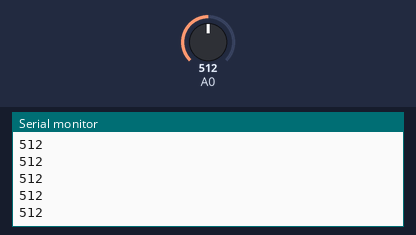
This sketch was run on a simulated Arduino Uno, built for the host (arithmetic inside an expression is 32-bit, double 64-bit). Shown: the last lines printed to the serial monitor. Inputs (shaded band) come from the test bench; at power-on: A0 = 512.

Above: at 1.2 s.
1.3 s: A0 set to 716
At 2.3 s:
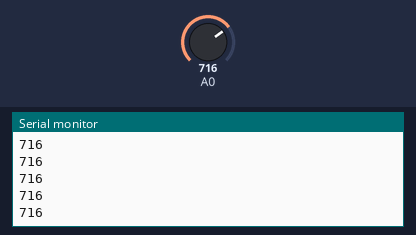
2.8 s: A0 set to 900
At 3.8 s:
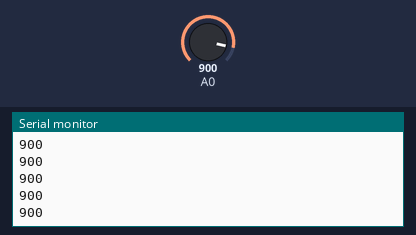
Timing chart, 0 to 5.8 s (numbered marks = the images above; inputs shaded):
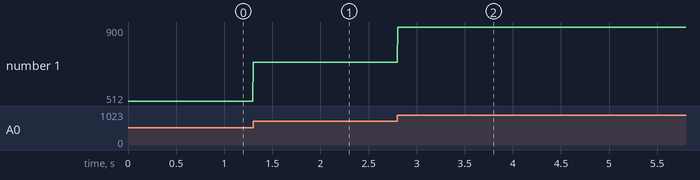

The sketch:

adc.ino
```cpp
//conversor ADC do avr
#include <avr/io.h>

const byte channel = 0x00; //define o canal
const byte divisor = 0x03; //define o fator de divisao
const byte mask1 = 0x10; //para verificar de ADIF esta aceso e tem dado para ler
const byte mask2 = 0x40; //para acender ADSC e iniciar conversao

void setup() {

  //bits e canal:
  ADMUX = channel; //0x00 entrada analogica 0
  ADCSRA = 0x88 | divisor;
  ADCSRB = 0x00; //irá fazer a leitura livre, sem necessidade de um trigger para ativa-la: Free running mode
  Serial.begin(9600);

}

void loop() {

  if ((ADCSRA & mask1)!= 0){
    unsigned short dado = (ADCH  << 8) | ADCL;
    Serial.println(dado);

  }else{
    ADCSRA |= mask2;
  }

}
```

Measured:
- after the input at 1.3 s, the serial monitor: prints a new line at once (image 1)
- after the input at 2.8 s, the serial monitor: prints a new line at once (image 2)
- plotted number 1: 512 → 716 after the input at 1.3 s, 716 → 900 after the input at 2.8 s
